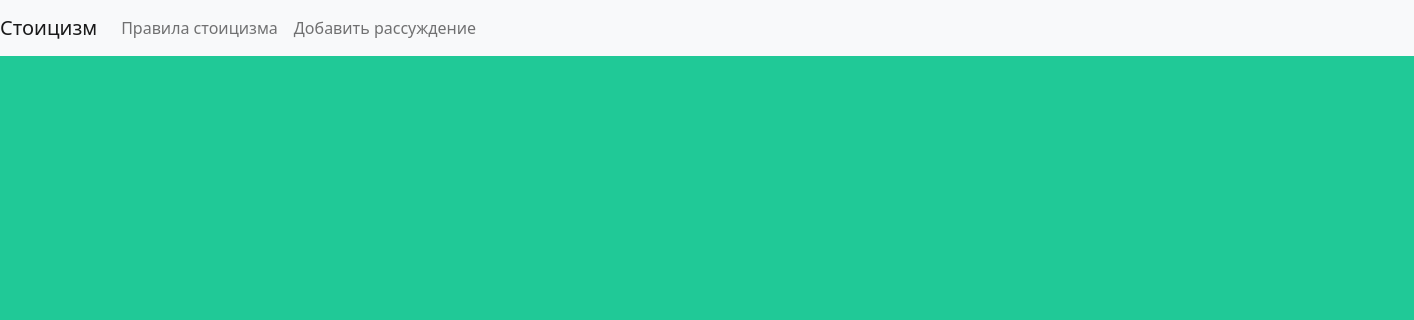
/, run on an earlier commit of the app's database.
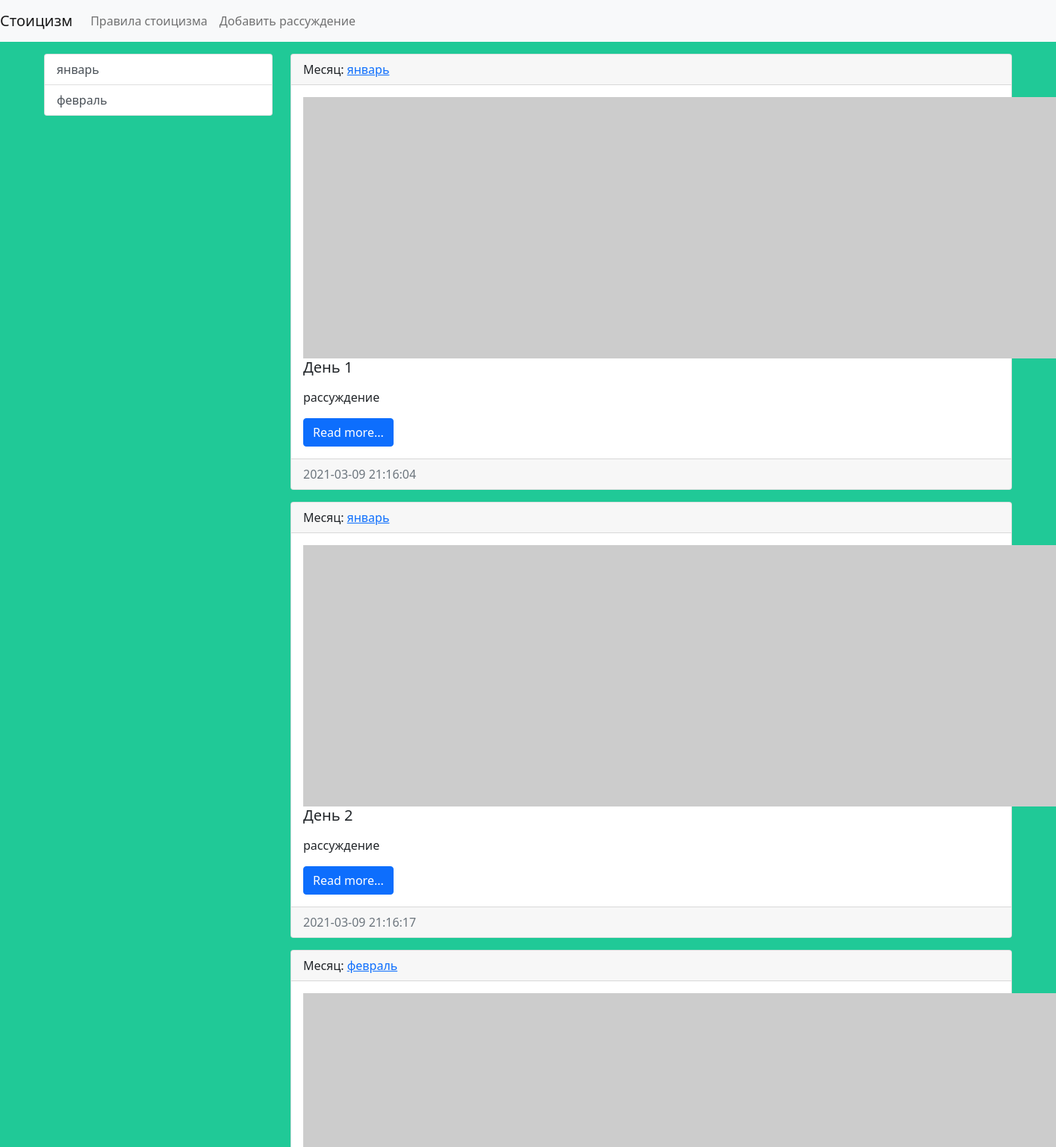
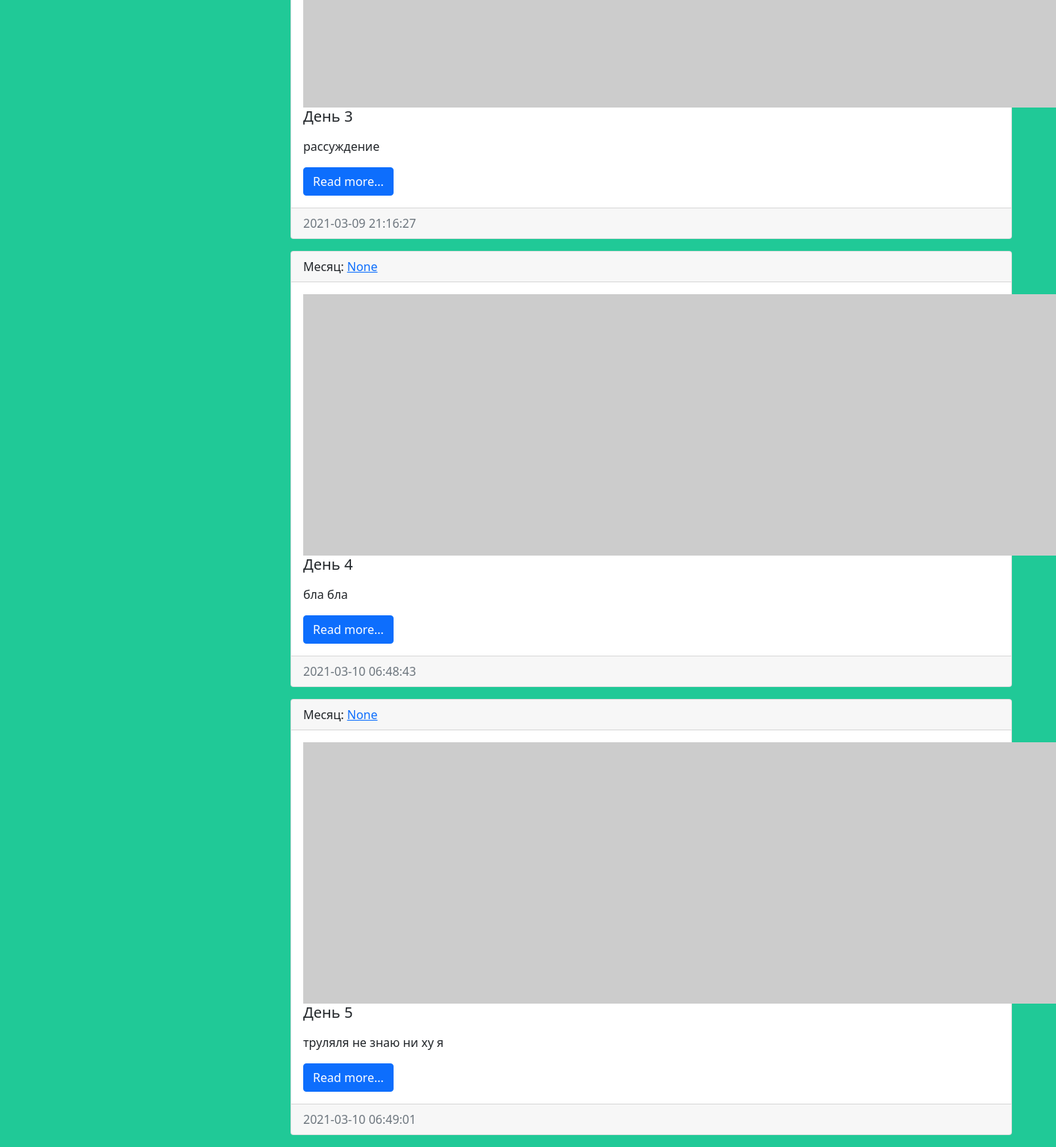
And on a later commit of the database (2 pictures, top to bottom).
### stoic/models.py (models this page shows, shortened)
class Month(models.Model):
    title = models.CharField(max_length=150, db_index=True, verbose_name='Наименование месяца')
    def get_absolute_url(self):
        return reverse('month', kwargs={"month_id": self.pk})
    def __str__(self):
        return self.title
    class Meta:
        verbose_name = 'Месяц'
        verbose_name_plural = 'Месяцы'
        ordering = ['id']

class Stoic(models.Model):
    title = models.CharField(max_length=150, verbose_name='Заголовок')
    content = models.TextField(blank=True, verbose_name='Контент')
    created_at = models.DateTimeField(auto_now_add=True, verbose_name='Дата публикации')
    updated_at = models.DateTimeField(auto_now=True, verbose_name='Обновлено')
    photo = models.ImageField(upload_to='photos/%Y/%m/%d/', verbose_name='Изображение', blank=True)
    is_published = models.BooleanField(default=True, verbose_name='Опубликовано')
    month = models.ForeignKey('Month', on_delete=models.PROTECT, null=True, verbose_name='Месяц')
    class Meta:
        verbose_name = 'Высказывание'
        verbose_name_plural = 'Дни'
        ordering = ['id']

### stoic/views.py (the view)
# urls.py: path('', index, name='home'),
def index(request):
    stoic = Stoic.objects.all()
    months = Month.objects.all()
    context = {
        'stoic': stoic,
        'title': 'Список Рассуждений',
    }
    return render(request, template_name='stoic/index.html', context=context)

### stoic/templatetags/stoic_tags.py (called while the page is built)
@register.inclusion_tag('stoic/list_months.html')
def show_months(arg1='Hello', arg2='world'):
    months = Month.objects.all()
    return {"months": months, "arg1": arg1, "arg2": arg2}

### stoic/templates/stoic/index.html (shortened to what this page needs)
{% extends 'base.html' %}
{% block sidebar %}
{% include 'inc/_sidebar.html' %}
{% endblock %}
{% block content %}
{% for item in stoic %}
<div class="card mb-3">
    <div class="card-header">
        Месяц: <a href="{% url 'month' item.month.pk %}">{{ item.month }}</a>
    </div>
    <div class="card-body">
        <div class="media">
            {% if item.photo %}
            <img src="{{ item.photo.url }}" alt="" width="350" class="mr-3">
            {% else %}
            <img src="https://picsum.photos/id/1060/350/235/?blur=2" alt="" class="mr-3">
            {% endif %}
            <div class="media-body">
                <h5 class="card-title">{{ item.title }}</h5>
                <p class="card-text">{{ item.content|safe|linebreaks|truncatewords:50 }}</p>
                <a href="#" class="btn btn-primary">Read more...</a>
            </div>
        </div>
    </div>
    <div class="card-footer text-muted">
        {{ item.created_at|date:"Y-m-d H:i:s" }}
    </div>
</div>
{% endfor %}
{% endblock %}

### stoic/templates/stoic/list_months.html
<div class="list-group">
    {% for item in months %}
    <a href="{{ item.get_absolute_url }}" class="list-group-item list-group-item-action">{{ item.title }}</a>
    {% endfor %}
</div>

What changed in the data, as far as the page shows it:
added Month: title "январь"
added Month: title "февраль"
added Stoic: month "январь", title "День 1", content "рассуждение", created_at "2021-03-09 21:16:04"
added Stoic: month "январь", title "День 2", content "рассуждение", created_at "2021-03-09 21:16:17"
added Stoic: month "февраль", title "День 3", content "рассуждение", created_at "2021-03-09 21:16:27"
added Stoic: month "None", title "День 4", content "бла бла", created_at "2021-03-10 06:48:43"
added Stoic: month "None", title "День 5", content "труляля не знаю ни ху я", created_at "2021-03-10 06:49:01"
